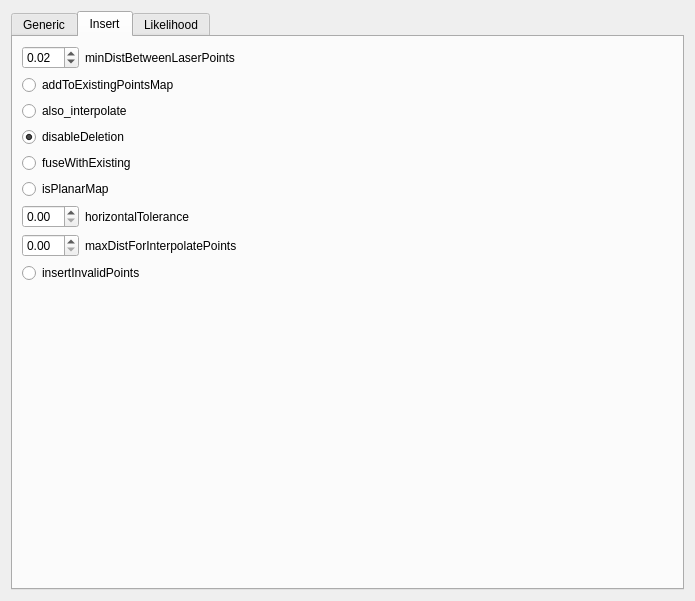
<?xml version="1.0" encoding="UTF-8"?>
<ui version="4.0">
 <class>CPointsConfig</class>
 <widget class="QWidget" name="CPointsConfig">
  <property name="geometry">
   <rect>
    <x>0</x>
    <y>0</y>
    <width>695</width>
    <height>601</height>
   </rect>
  </property>
  <property name="windowTitle">
   <string>Form</string>
  </property>
  <layout class="QVBoxLayout" name="verticalLayout">
   <item>
    <widget class="QTabWidget" name="tabWidget">
     <property name="currentIndex">
      <number>1</number>
     </property>
     <widget class="QWidget" name="generic">
      <attribute name="title">
       <string>Generic</string>
      </attribute>
      <layout class="QVBoxLayout" name="verticalLayout_4">
       <item>
        <widget class="QRadioButton" name="enableSaveAs3DObject">
         <property name="text">
          <string>enableSaveAs3DObject</string>
         </property>
         <property name="checked">
          <bool>true</bool>
         </property>
         <property name="autoExclusive">
          <bool>false</bool>
         </property>
        </widget>
       </item>
       <item>
        <widget class="QRadioButton" name="enableObservationLikelihood">
         <property name="text">
          <string>enableObservationLikelihood</string>
         </property>
         <property name="checked">
          <bool>true</bool>
         </property>
         <property name="autoExclusive">
          <bool>false</bool>
         </property>
        </widget>
       </item>
       <item>
        <widget class="QRadioButton" name="enableObservationInsertion">
         <property name="text">
          <string>enableObservationInsertion</string>
         </property>
         <property name="checked">
          <bool>true</bool>
         </property>
         <property name="autoExclusive">
          <bool>false</bool>
         </property>
        </widget>
       </item>
       <item>
        <spacer name="verticalSpacer_3">
         <property name="orientation">
          <enum>Qt::Vertical</enum>
         </property>
         <property name="sizeHint" stdset="0">
          <size>
           <width>20</width>
           <height>40</height>
          </size>
         </property>
        </spacer>
       </item>
      </layout>
     </widget>
     <widget class="QWidget" name="insert">
      <attribute name="title">
       <string>Insert</string>
      </attribute>
      <layout class="QVBoxLayout" name="verticalLayout_2">
       <item>
        <layout class="QHBoxLayout" name="horizontalLayout">
         <item>
          <widget class="QDoubleSpinBox" name="minDistBetweenLaserPoints">
           <property name="value">
            <double>0.020000000000000</double>
           </property>
          </widget>
         </item>
         <item>
          <widget class="QLabel" name="label">
           <property name="text">
            <string>minDistBetweenLaserPoints</string>
           </property>
          </widget>
         </item>
         <item>
          <spacer name="horizontalSpacer">
           <property name="orientation">
            <enum>Qt::Horizontal</enum>
           </property>
           <property name="sizeHint" stdset="0">
            <size>
             <width>40</width>
             <height>20</height>
            </size>
           </property>
          </spacer>
         </item>
        </layout>
       </item>
       <item>
        <widget class="QRadioButton" name="addToExistingPointsMap">
         <property name="text">
          <string>addToExistingPointsMap</string>
         </property>
         <property name="checked">
          <bool>false</bool>
         </property>
         <property name="autoExclusive">
          <bool>false</bool>
         </property>
        </widget>
       </item>
       <item>
        <widget class="QRadioButton" name="also_interpolate">
         <property name="text">
          <string>also_interpolate</string>
         </property>
         <property name="checked">
          <bool>false</bool>
         </property>
         <property name="autoExclusive">
          <bool>false</bool>
         </property>
        </widget>
       </item>
       <item>
        <widget class="QRadioButton" name="disableDeletion">
         <property name="text">
          <string>disableDeletion</string>
         </property>
         <property name="checked">
          <bool>true</bool>
         </property>
         <property name="autoExclusive">
          <bool>false</bool>
         </property>
        </widget>
       </item>
       <item>
        <widget class="QRadioButton" name="fuseWithExisting">
         <property name="text">
          <string>fuseWithExisting</string>
         </property>
         <property name="checked">
          <bool>false</bool>
         </property>
         <property name="autoExclusive">
          <bool>false</bool>
         </property>
        </widget>
       </item>
       <item>
        <widget class="QRadioButton" name="isPlanarMap">
         <property name="text">
          <string>isPlanarMap</string>
         </property>
         <property name="checked">
          <bool>false</bool>
         </property>
         <property name="autoExclusive">
          <bool>false</bool>
         </property>
        </widget>
       </item>
       <item>
        <layout class="QHBoxLayout" name="horizontalLayout_2">
         <item>
          <widget class="QDoubleSpinBox" name="horizontalTolerance">
           <property name="value">
            <double>0.000000000000000</double>
           </property>
          </widget>
         </item>
         <item>
          <widget class="QLabel" name="label_2">
           <property name="text">
            <string>horizontalTolerance</string>
           </property>
          </widget>
         </item>
         <item>
          <spacer name="horizontalSpacer_2">
           <property name="orientation">
            <enum>Qt::Horizontal</enum>
           </property>
           <property name="sizeHint" stdset="0">
            <size>
             <width>40</width>
             <height>20</height>
            </size>
           </property>
          </spacer>
         </item>
        </layout>
       </item>
       <item>
        <layout class="QHBoxLayout" name="horizontalLayout_3">
         <item>
          <widget class="QDoubleSpinBox" name="maxDistForInterpolatePoints">
           <property name="value">
            <double>0.000000000000000</double>
           </property>
          </widget>
         </item>
         <item>
          <widget class="QLabel" name="label_3">
           <property name="text">
            <string>maxDistForInterpolatePoints</string>
           </property>
          </widget>
         </item>
         <item>
          <spacer name="horizontalSpacer_3">
           <property name="orientation">
            <enum>Qt::Horizontal</enum>
           </property>
           <property name="sizeHint" stdset="0">
            <size>
             <width>40</width>
             <height>20</height>
            </size>
           </property>
          </spacer>
         </item>
        </layout>
       </item>
       <item>
        <widget class="QRadioButton" name="insertInvalidPoints">
         <property name="text">
          <string>insertInvalidPoints</string>
         </property>
         <property name="checked">
          <bool>false</bool>
         </property>
         <property name="autoExclusive">
          <bool>false</bool>
         </property>
        </widget>
       </item>
       <item>
        <spacer name="verticalSpacer">
         <property name="orientation">
          <enum>Qt::Vertical</enum>
         </property>
         <property name="sizeHint" stdset="0">
          <size>
           <width>20</width>
           <height>40</height>
          </size>
         </property>
        </spacer>
       </item>
      </layout>
     </widget>
     <widget class="QWidget" name="likelihood">
      <attribute name="title">
       <string>Likelihood</string>
      </attribute>
      <layout class="QVBoxLayout" name="verticalLayout_3">
       <item>
        <layout class="QHBoxLayout" name="horizontalLayout_4">
         <item>
          <widget class="QDoubleSpinBox" name="sigma_dist">
           <property name="value">
            <double>0.250000000000000</double>
           </property>
          </widget>
         </item>
         <item>
          <widget class="QLabel" name="label_4">
           <property name="text">
            <string>sigma_dist</string>
           </property>
          </widget>
         </item>
         <item>
          <spacer name="horizontalSpacer_4">
           <property name="orientation">
            <enum>Qt::Horizontal</enum>
           </property>
           <property name="sizeHint" stdset="0">
            <size>
             <width>40</width>
             <height>20</height>
            </size>
           </property>
          </spacer>
         </item>
        </layout>
       </item>
       <item>
        <layout class="QHBoxLayout" name="horizontalLayout_5">
         <item>
          <widget class="QDoubleSpinBox" name="max_corr_distance">
           <property name="value">
            <double>1.000000000000000</double>
           </property>
          </widget>
         </item>
         <item>
          <widget class="QLabel" name="label_5">
           <property name="text">
            <string>max_corr_distance</string>
           </property>
          </widget>
         </item>
         <item>
          <spacer name="horizontalSpacer_5">
           <property name="orientation">
            <enum>Qt::Horizontal</enum>
           </property>
           <property name="sizeHint" stdset="0">
            <size>
             <width>40</width>
             <height>20</height>
            </size>
           </property>
          </spacer>
         </item>
        </layout>
       </item>
       <item>
        <layout class="QHBoxLayout" name="horizontalLayout_6">
         <item>
          <widget class="QSpinBox" name="decimation">
           <property name="value">
            <number>10</number>
           </property>
          </widget>
         </item>
         <item>
          <widget class="QLabel" name="label_6">
           <property name="text">
            <string>decimation</string>
           </property>
          </widget>
         </item>
         <item>
          <spacer name="horizontalSpacer_6">
           <property name="orientation">
            <enum>Qt::Horizontal</enum>
           </property>
           <property name="sizeHint" stdset="0">
            <size>
             <width>40</width>
             <height>20</height>
            </size>
           </property>
          </spacer>
         </item>
        </layout>
       </item>
       <item>
        <spacer name="verticalSpacer_2">
         <property name="orientation">
          <enum>Qt::Vertical</enum>
         </property>
         <property name="sizeHint" stdset="0">
          <size>
           <width>20</width>
           <height>40</height>
          </size>
         </property>
        </spacer>
       </item>
      </layout>
     </widget>
    </widget>
   </item>
  </layout>
 </widget>
 <resources/>
 <connections/>
</ui>
